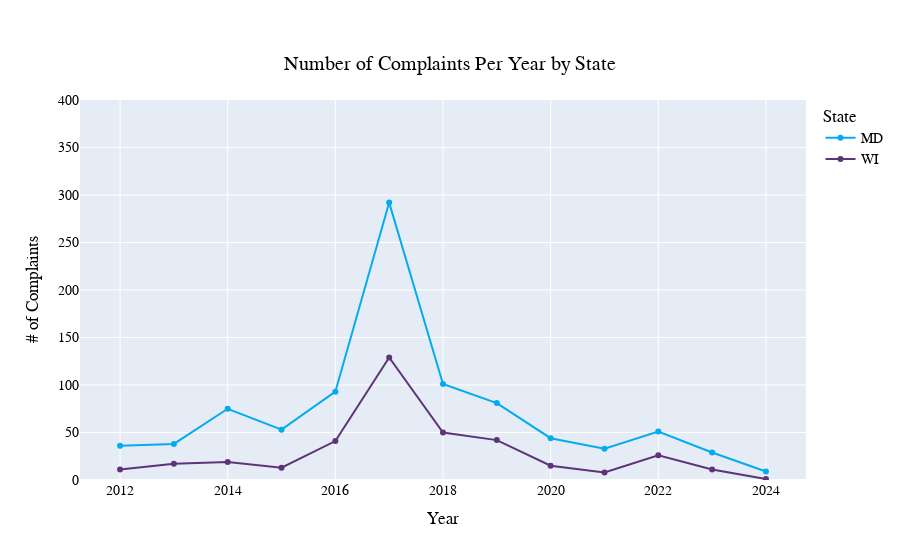

Write notebook code for a chart like this one.
### Code cell
fig = go.Figure()

# Assigning colors to each state
state_colors = {'MD': '#04ACEF', 'WI': '#5D3577'}

# Adding data for each state with custom colors
for state in state_colors.keys():
    fig.add_trace(go.Line(
        x=complaints_per_year.index,
        y=complaints_per_year[state],
        name=state,
        marker_color=state_colors[state]
    ))

# Updating layout with specified y-axis settings and tick format, title alignment, font, and boldness
fig.update_layout(
    title={
        'text': "Number of Complaints Per Year by State",
        'y': 0.9,
        'x': 0.5,
        'xanchor': 'center',
        'yanchor': 'top'
    },
    title_font=dict(
        family="Arial",  # Specify Helvetica and fall-back fonts
        size=20,
        color="black",
    ),
    xaxis_title="Year",
    yaxis=dict(
        title="# of Complaints",
        range=[0, 400],  # Assuming you want to set the range from 0 to 1 (0% to 100%)
    ),
    barmode='group',
    legend_title="State",
    font=dict(
        family="Arial, sans-serif",  # Setting default font for all text elements
        size=14,
        color="black"
    )
)

# Show the figure
fig.show()
fig.write_html("complaints_by_year_state.html")

### Figure 1 — Plotly figure (JSON) as saved in the notebook; plotly's stock layout.template omitted (floating-point values rounded to 4 significant figures)
{"data": [{"marker": {"color": "#04ACEF"}, "name": "MD", "type": "scatter", "x": [2012, 2013, 2014, 2015, 2016, 2017, 2018, 2019, 2020, 2021, 2022, 2023, 2024], "y": [36, 38, 75, 53, 93, 292, 101, 81, 44, 33, 51, 29, 9]}, {"marker": {"color": "#5D3577"}, "name": "WI", "type": "scatter", "x": [2012, 2013, 2014, 2015, 2016, 2017, 2018, 2019, 2020, 2021, 2022, 2023, 2024], "y": [11, 17, 19, 13, 41, 129, 50, 42, 15, 8, 26, 11, 1]}], "layout": {"barmode": "group", "font": {"color": "black", "family": "Arial, sans-serif", "size": 14}, "legend": {"title": {"text": "State"}}, "title": {"font": {"color": "black", "family": "Arial", "size": 20}, "text": "Number of Complaints Per Year by State", "x": 0.5, "xanchor": "center", "y": 0.9, "yanchor": "top"}, "xaxis": {"title": {"text": "Year"}}, "yaxis": {"range": [0, 400], "title": {"text": "# of Complaints"}}}}
